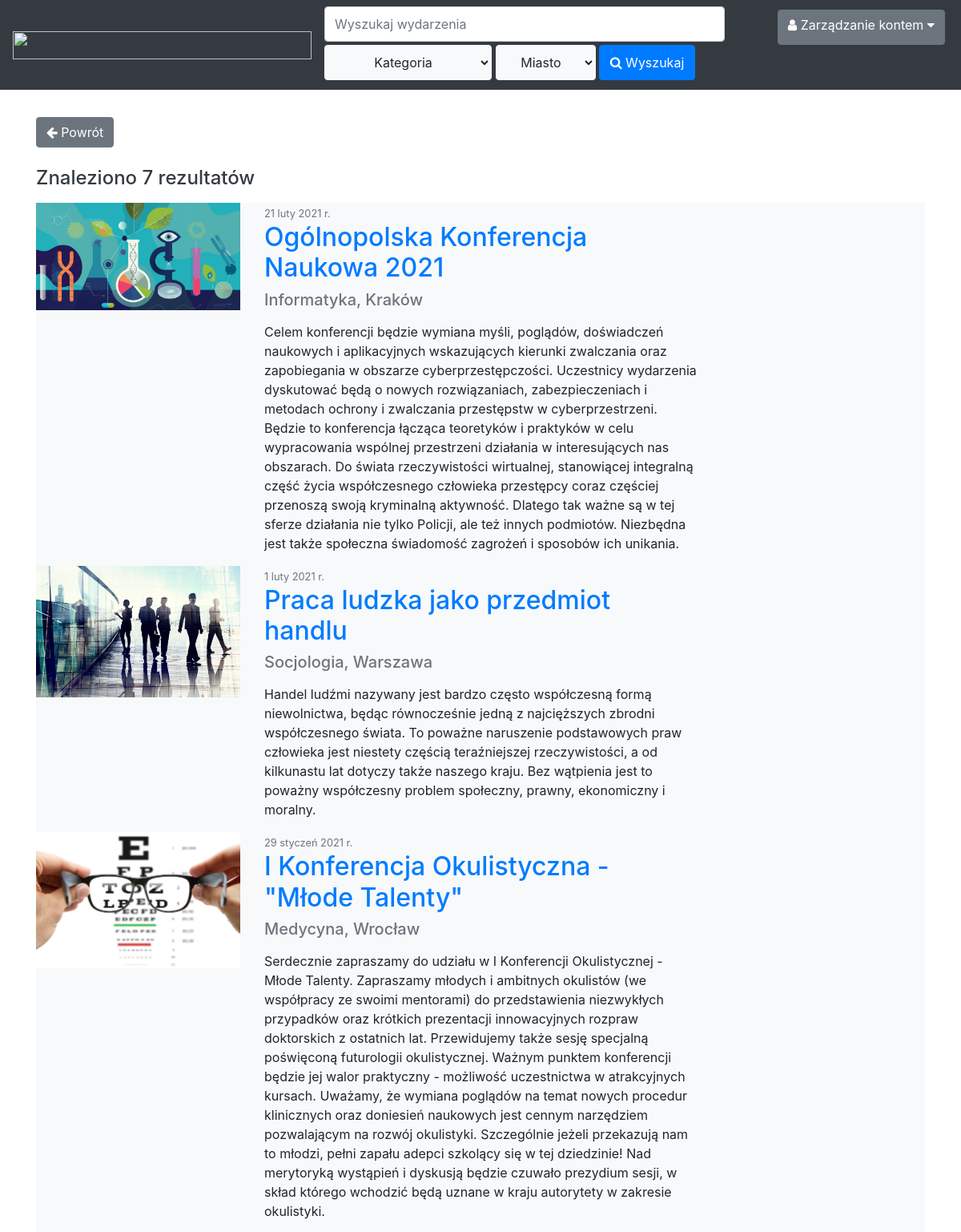
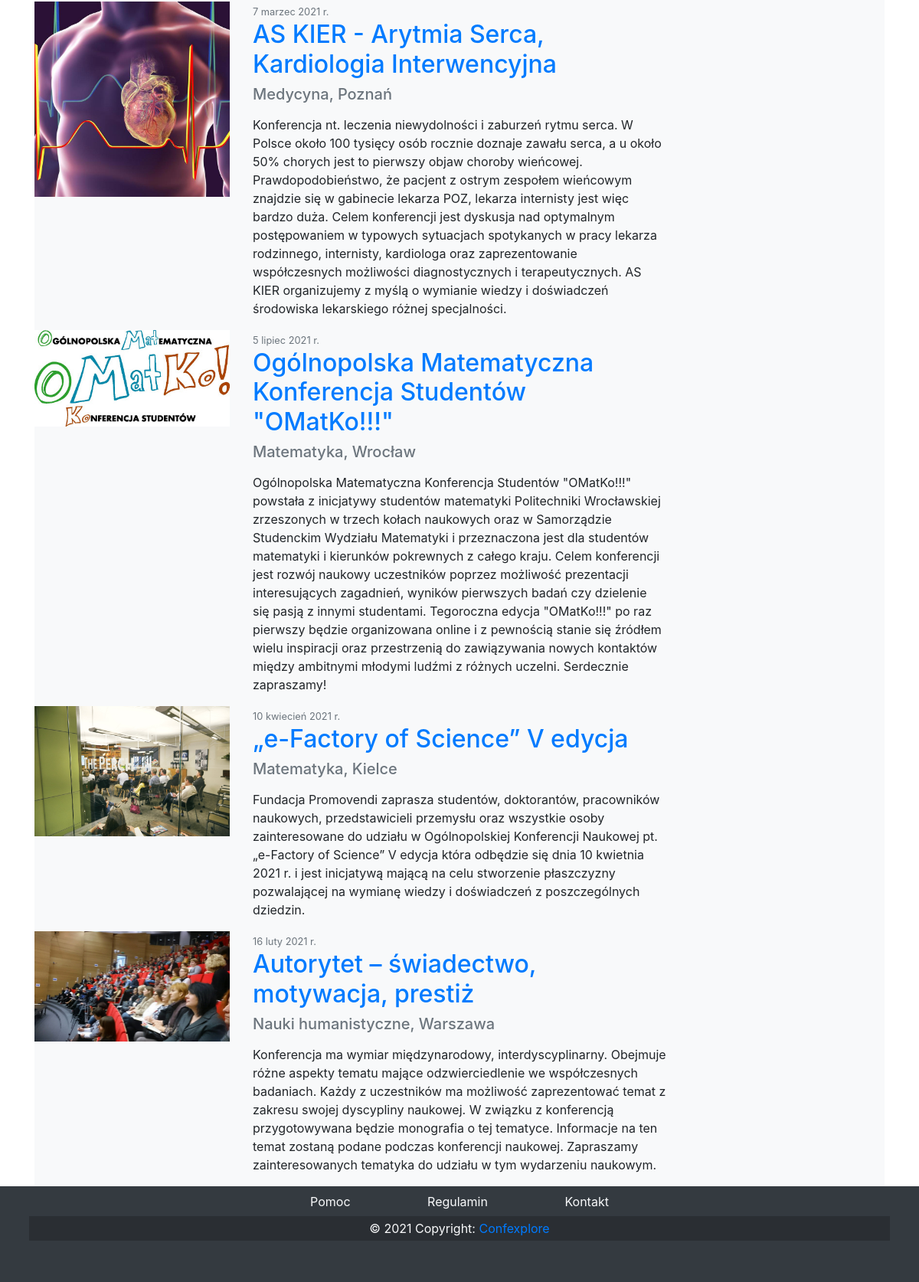
/search/ (signed in), run on the app's committed database (2 pictures, top to bottom).
### content/models.py (models this page shows, shortened)
class Event(models.Model):
    id = models.IntegerField(primary_key=True)
    name = models.CharField(max_length=100, default='konferencja')
    info = models.TextField(blank=True)
    localization = models.ForeignKey('City', on_delete=models.CASCADE, default="Warszawa")
    type = models.ForeignKey('Type', on_delete=models.CASCADE, default="Ogólna")
    date = models.CharField(max_length=30, default='1 stycznia')
    price = models.IntegerField(default=0)
    photo = models.ImageField(upload_to='images/', default='default.jpg')
    schedule = models.FileField(upload_to='schedule/', default='default.pdf')
    accepted = models.BooleanField(default=False)
    organizer = models.ForeignKey(Organizer, on_delete=models.CASCADE)

class Type(models.Model):
    name = models.CharField(max_length=100, default='Ogólna')

class City(models.Model):
    name = models.CharField(max_length=50, default='Warszawa')

### content/views.py (the view)
# urls.py: path('search/', SearchView.as_view(), name='search'),
class SearchView(View):
    def get(self, request):
        name = self.request.GET.get('q', '')
        e_type = int(self.request.GET.get('type', '-1'))
        city = int(self.request.GET.get('city', '-1'))
        query = {}
        if name:
            query['name__icontains'] = name
        if e_type != -1:
            query['type__id'] = e_type
        if city != -1:
            query['localization__id'] = city
        return render(request, 'content/search.html', {
            'events': Event.objects.filter(**query),
            'events_count': Event.objects.filter(**query).count()
        })

### content/context_processors.py (called while the page is built)
def search(request: HttpRequest) -> dict:
    context = {
        'types': Type.objects.all(),
        'cities': City.objects.all()
    }
    try:
        context['user_type'] = request.user.profile.role_name
    except AttributeError:
        pass
    return context

### templates/content/search.html
{% extends "main.html" %}
{% block content %}
<nav class="nav m-3">
  <p class="text-secondary mr-1">Strona główna > </p>
  <p class="text-primary mr-1">Wyniki wyszukiwania</p>
</nav>
<a href="/" class="btn btn-secondary" role="button"><span class="btn-label"><i class="fa fa-arrow-left"></i></span>
  Powrót</a><br><br>
<h4>
  <p class="text-dark">Znaleziono {{ events_count }} rezultatów</p>
</h4>
{% for event in events %}
<article class="media content-section bg-light">
  <div class="media-body">
    <div class="row">
      <div class="col-3">
        <img src="{{event.photo.url}}" class="img-fluid">
      </div>
      <div class="col-6">
        <div class="article-metadata">
          <small class="text-muted">{{ event.date }}</small>
        </div>
        <h2><a class="article-title" href="/eventPreview/{{ event.id}}/">{{ event.name }}</a></h2>
        <h5>
          <p class="text-secondary">{{ event.type.name }}, {{ event.localization.name }}</p>
        </h5>
        <p class="article-content">{{ event.info }}</p>
      </div>
    </div>
  </div>
</article>
{% endfor %}
</div>
{% endblock content %}

### static/style.css (style rules this page uses)
body { margin: 0; padding: 0; }

### data on the page
Event: photo (picture), date "21 luty 2021 r.", name "Ogólnopolska Konferencja Naukowa 2021", type.name "Informatyka", localization.name "Kraków", info "Celem konferencji będzie wymiana myśli, poglądów, doświadczeń naukowych i aplikacyjnych wskazujących kierunki zwalczania oraz zapobiegania w obszarze cyberprzestępczości. Uczestnicy wydarzenia dyskutować będą o nowych rozwiązaniach, zabezpieczeniach i metodach ochrony i zwalczania przestępstw w cyberprzestrzeni. Będzie to konferencja łącząca teoretyków i praktyków w celu wypracowania wspólnej przestrzeni działania w interesujących nas obszarach. Do świata rzeczywistości wirtualnej, stanowiącej integralną część życia współczesnego człowieka przestępcy coraz częściej przenoszą swoją kryminalną aktywność. Dlatego tak ważne są w tej sferze działania nie tylko Policji, ale też innych podmiotów.…"
Event: photo (picture), date "1 luty 2021 r.", name "Praca ludzka jako przedmiot handlu", type.name "Socjologia", localization.name "Warszawa", info "Handel ludźmi nazywany jest bardzo często współczesną formą niewolnictwa, będąc równocześnie jedną z najcięższych zbrodni współczesnego świata. To poważne naruszenie podstawowych praw człowieka jest niestety częścią teraźniejszej rzeczywistości, a od kilkunastu lat dotyczy także naszego kraju. Bez wątpienia jest to poważny współczesny problem społeczny, prawny, ekonomiczny i moralny."
Event: photo (picture), date "29 styczeń 2021 r.", name "I Konferencja Okulistyczna - \"Młode Talenty\"", type.name "Medycyna", localization.name "Wrocław", info "Serdecznie zapraszamy do udziału w I Konferencji Okulistycznej - Młode Talenty. Zapraszamy młodych i ambitnych okulistów (we współpracy ze swoimi mentorami) do przedstawienia niezwykłych przypadków oraz krótkich prezentacji innowacyjnych rozpraw doktorskich z ostatnich lat. Przewidujemy także sesję specjalną poświęconą futurologii okulistycznej. Ważnym punktem konferencji będzie jej walor praktyczny - możliwość uczestnictwa w atrakcyjnych kursach. Uważamy, że wymiana poglądów na temat nowych procedur klinicznych oraz doniesień naukowych jest cennym narzędziem pozwalającym na rozwój okulistyki. Szczególnie jeżeli przekazują nam to młodzi, pełni zapału adepci szkolący się w tej dziedzinie!…"
Event: photo (picture), date "7 marzec 2021 r.", name "AS KIER - Arytmia Serca, Kardiologia Interwencyjna", type.name "Medycyna", localization.name "Poznań", info "Konferencja nt. leczenia niewydolności i zaburzeń rytmu serca. W Polsce około 100 tysięcy osób rocznie doznaje zawału serca, a u około 50% chorych jest to pierwszy objaw choroby wieńcowej. Prawdopodobieństwo, że pacjent z ostrym zespołem wieńcowym znajdzie się w gabinecie lekarza POZ, lekarza internisty jest więc bardzo duża. Celem konferencji jest dyskusja nad optymalnym postępowaniem w typowych sytuacjach spotykanych w pracy lekarza rodzinnego, internisty, kardiologa oraz zaprezentowanie współczesnych możliwości diagnostycznych i terapeutycznych. AS KIER organizujemy z myślą o wymianie wiedzy i doświadczeń środowiska lekarskiego różnej specjalności."
Event: photo (picture), date "5 lipiec 2021 r.", name "Ogólnopolska Matematyczna Konferencja Studentów \"OMatKo!!!\"", type.name "Matematyka", localization.name "Wrocław", info "Ogólnopolska Matematyczna Konferencja Studentów \"OMatKo!!!\" powstała z inicjatywy studentów matematyki Politechniki Wrocławskiej zrzeszonych w trzech kołach naukowych oraz w Samorządzie Studenckim Wydziału Matematyki i przeznaczona jest dla studentów matematyki i kierunków pokrewnych z całego kraju. Celem konferencji jest rozwój naukowy uczestników poprzez możliwość prezentacji interesujących zagadnień, wyników pierwszych badań czy dzielenie się pasją z innymi studentami. Tegoroczna edycja \"OMatKo!!!\" po raz pierwszy będzie organizowana online i z pewnością stanie się źródłem wielu inspiracji oraz przestrzenią do zawiązywania nowych kontaktów między ambitnymi młodymi ludźmi z różnych…"
Event: photo (picture), date "10 kwiecień 2021 r.", name "„e-Factory of Science” V edycja", type.name "Matematyka", localization.name "Kielce", info "Fundacja Promovendi zaprasza studentów, doktorantów, pracowników naukowych, przedstawicieli przemysłu oraz wszystkie osoby zainteresowane do udziału w Ogólnopolskiej Konferencji Naukowej pt. „e-Factory of Science” V edycja która odbędzie się dnia 10 kwietnia 2021 r. i jest inicjatywą mającą na celu stworzenie płaszczyzny pozwalającej na wymianę wiedzy i doświadczeń z poszczególnych dziedzin."
Event: photo (picture), date "16 luty 2021 r.", name "Autorytet – świadectwo, motywacja, prestiż", type.name "Nauki humanistyczne", localization.name "Warszawa", info "Konferencja ma wymiar międzynarodowy, interdyscyplinarny. Obejmuje różne aspekty tematu mające odzwierciedlenie we współczesnych badaniach. Każdy z uczestników ma możliwość zaprezentować temat z zakresu swojej dyscypliny naukowej. W związku z konferencją przygotowywana będzie monografia o tej tematyce. Informacje na ten temat zostaną podane podczas konferencji naukowej. Zapraszamy zainteresowanych tematyka do udziału w tym wydarzeniu naukowym."

### other printed values
{{ events_count }} "7"
